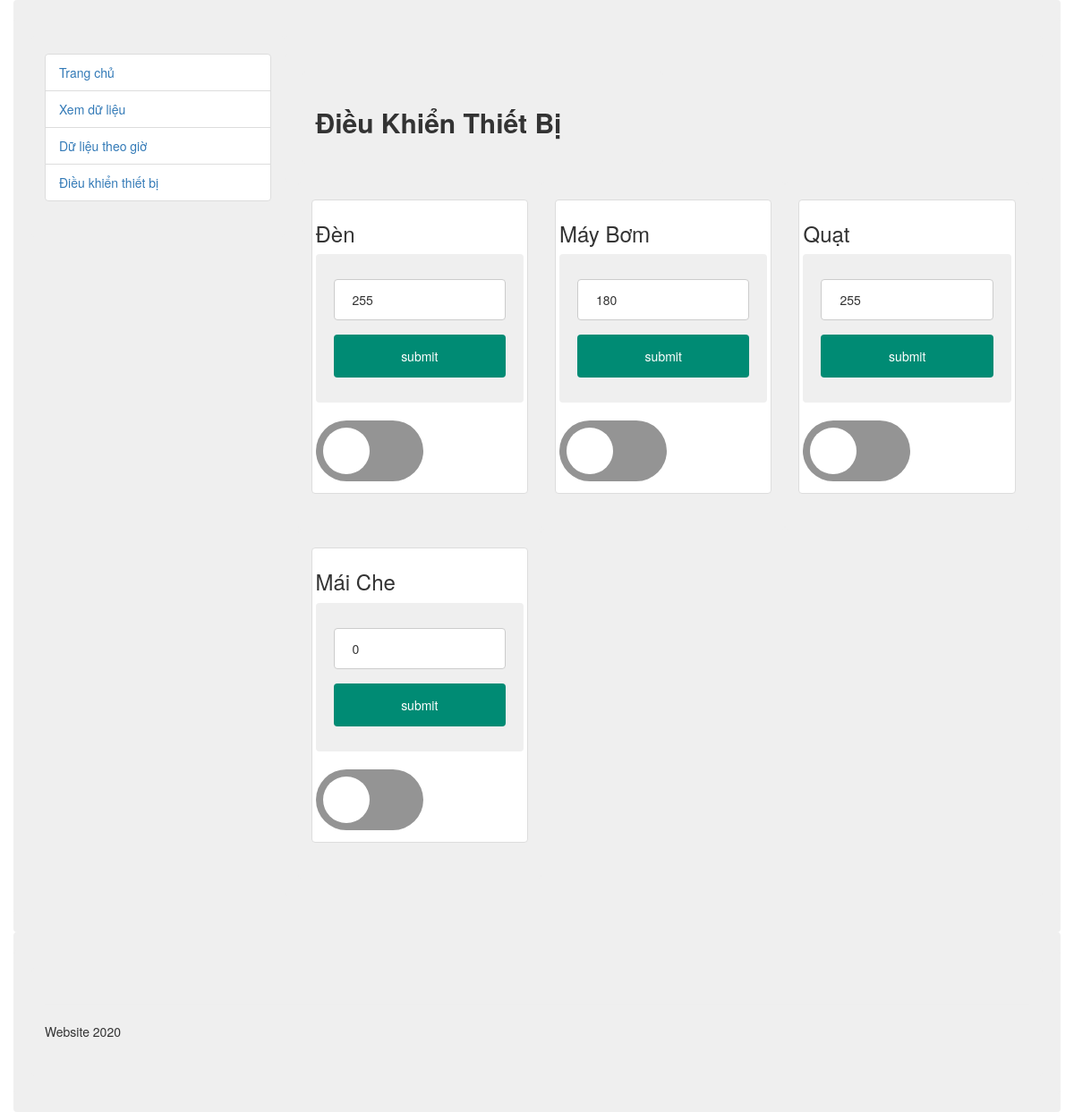
Screenshot of /esp_control/esp-outputs.php (signed in) with the database file from the repository.
### tables this page shows
CREATE TABLE `output` (
  `id` int(6) UNSIGNED NOT NULL,
  `name` varchar(64) DEFAULT NULL,
  `gpio` int(6) DEFAULT NULL,
  `state` int(6) DEFAULT NULL,
  `value` int(6) DEFAULT NULL
);

### esp_control/esp-database.php (called while the page is built, shortened)
<?php
    $servername = "localhost";
    $dbname = "id13163525_esp_data";
    $username = "root";
    $password = "";
    function getAllOutputs() {
        global $servername, $username, $password, $dbname;
        $conn = new mysqli($servername, $username, $password, $dbname);
        $sql = "SELECT id, name, gpio, state, value FROM Output";
        if ($result = $conn->query($sql)) {
            return $result;
        }
        else {
            return false;
        }
    }
?>

### esp_control/esp-outputs.php (the view, shortened to what this page needs)
<?php
    include_once('esp-database.php');
    $result = getAllOutputs();
    $html_buttons = null;
    if ($result) {
        while ($row = $result->fetch_assoc()) {
            if ($row["state"] == "1"){
                $button_checked = "checked";
            }
            else {
                $button_checked = "";
            }
            $html_buttons .=  '<div class="col-xs-9 col-sm-9 col-md-4 col-lg-4">' .
            '<div class="thumbnail">' .
            '<h3>' . $row["name"] .  ' </h3>
            <div><form action="esp-outputs-action.php" method="get">
            <input type="hidden" name="id" min="0" id="outputValue" value = '. $row["id"] .'>
            <input type="number" name="value" min="0" id="outputValue" value = '. $row["value"] .'>
            <input type="submit" name="submit" value="submit">
            </form>
            </div><br>
            <label class="switch"><input type="checkbox" onchange="updateOutput(this)" id="' . $row["id"] . '" ' . $button_checked . '><span class="slider"></span></label>'
            . '</div> '
            . '</div> '
            ;
        }
    }
?>
<!DOCTYPE html>
<html lang="en"><head>
	<link rel="stylesheet" href="../vendor/bootstrap.css">
    <link rel="stylesheet" type="text/css" href="esp-style.css">
</head>
<body >
	<div class="container">
		<div class="row">
			<div class="col-xs-12 col-sm-12 col-md-3 col-lg-3">
				<ul class = "list-group">
			    	<li class="list-group-item"><a href="../trangchu.php">Trang chủ</a></li>
			    	<li class="list-group-item"><a href="../seendata.php">Xem dữ liệu</a></li>
			    	<li class="list-group-item"><a href="../datawithhour.php">Dữ liệu theo giờ</a></li>
			    	<li class="list-group-item"><a href="../esp_control/esp-outputs.php">Điều khiển thiết bị</a></li>
			    </ul>
			</div>
            <div class="col-xs-12 col-sm-12 col-md-9 col-lg-9">
                <div class="row">
                    <div class="col-xs-9 col-sm-9 col-md-6 col-lg-6">
                        <h2 class="tilte" style =" font-weight: BOLD; left: 500px;">Điều Khiển Thiết Bị</h2>
                    </div>
                </div>
                <?php echo $html_buttons; ?>
			</div>
		</div>
	</div>
	<div class="container">
		<div class="row">
			<div class="col-xs-12 col-sm-12 col-md-12 col-lg-12">
				<hr>
				Website 2020
				<br><br>
			</div>
		</div>
	</div>
</body>
</html>

### esp_control/esp-style.css (style rules this page uses)
.switch { position: relative; display: inline-block; width: 120px; height: 68px; }
.slider { position: absolute; top: 0; left: 0; right: 0; bottom: 0; background-color: #949494; border-radius: 34px; }
.slider:before { position: absolute; content: ""; height: 52px; width: 52px; left: 8px; bottom: 8px; background-color: #fff; -webkit-transition: .4s; transition: .4s; border-radius: 68px; }
input[type=text], input[type=number], select { width: 100%; padding: 12px 20px; margin: 8px 0; display: inline-block; border: 1px solid #ccc; border-radius: 4px; box-sizing: border-box; }
input[type=submit] { width: 100%; background-color: #008B74; color: white; padding: 14px 20px; margin: 8px 0; border: none; border-radius: 4px; cursor: pointer; }
div { text-align: left; border-radius: 4px; background-color: #efefef; padding: 20px; }

### rows the page displays
output: name "Đèn", value "255"
output: name "Máy Bơm", value "180"
output: name "Quạt", value "255"
output: name "Mái Che", value "0"
